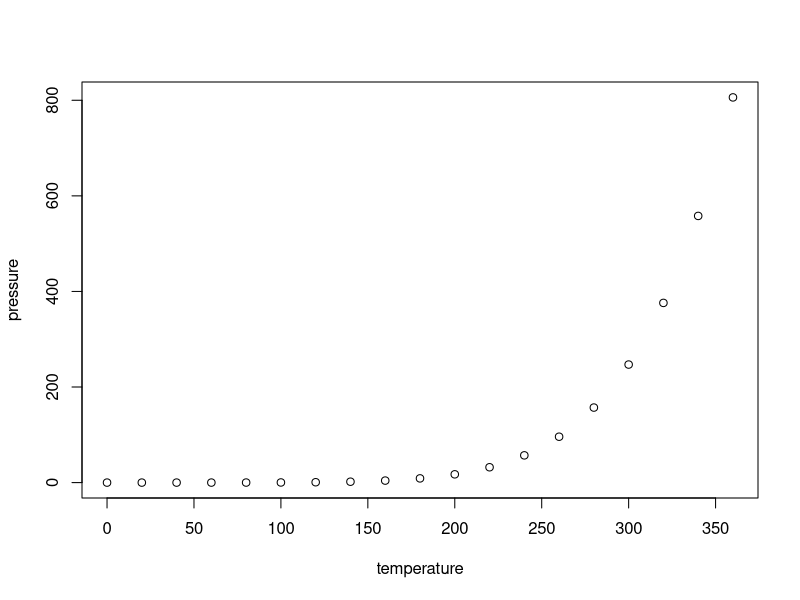
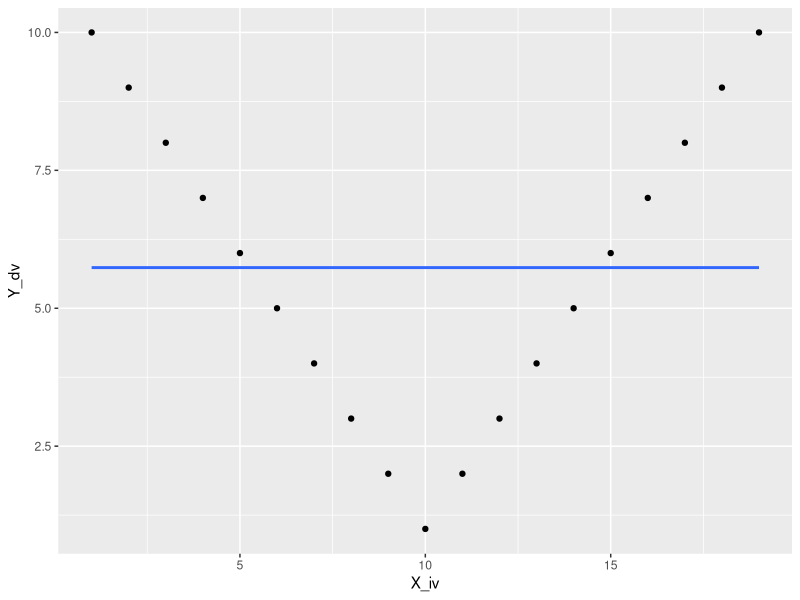

The R script that drew these images, in order:
## ---- chunk 1
knitr::opts_chunk$set(echo = TRUE)
## ---- chunk 2
summary(cars)
## ---- chunk 3
plot(pressure)
## ---- chunk 4


some_data <- data.frame(Y_dv= c(10,9,8,7,6,5,4,3,2,1,2,3,4,5,6,7,8,9,10),
                        X_iv= c(1,2,3,4,5,6,7,8,9,10,11,12,13,14,15,16,17,18,19))

lm(Y_dv ~ X_iv, data=some_data)


save_model <- lm(Y_dv ~ X_iv, data=some_data)
summary(save_model)$r.squared

cor.test(some_data$Y_dv,some_data$X_iv)

summary(save_model)$r.squared

sqrt(summary(save_model)$r.squared)


library(ggplot2)

ggplot(some_data, aes(x=X_iv, y=Y_dv))+
  geom_point()+
  geom_smooth(method='lm', se=FALSE)
